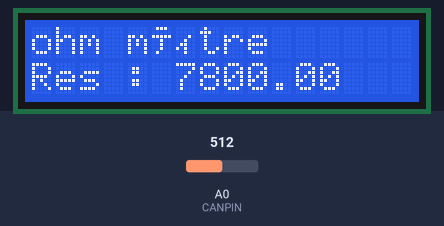
Simulated run of this sketch. Board: Arduino Uno, built with avr-gcc and run on an emulated ATmega328P. Parts: 16×2 character LCD. The inputs (shaded band) are chosen by the test bench; at power-on: A0 (CANPIN) = 512.

Above: at 3.7 s.
3.8 s: A0 (CANPIN) set to 0
At 5.0 s:
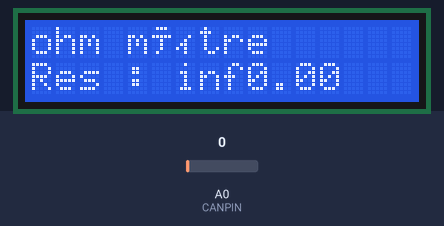
5.3 s: A0 (CANPIN) set to 122
At 6.4 s:
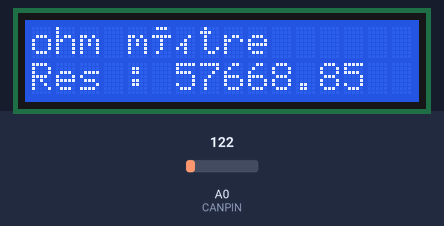
6.8 s: A0 (CANPIN) set to 306
At 7.5 s:
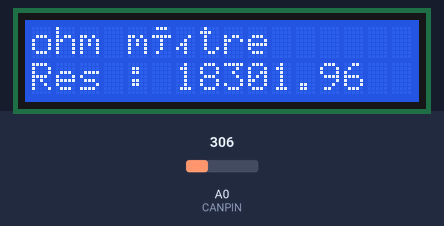
Timing chart, 0 to 9.8 s (numbered marks = the images above; inputs shaded):
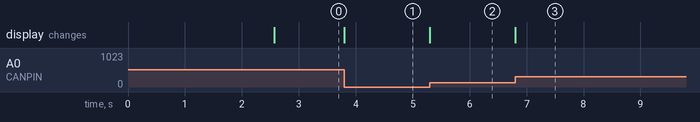

Measured:
- after the input at 3.8 s, the display: changes at once (image 1)
- after the input at 5.3 s, the display: changes at once (image 2)
- after the input at 6.8 s, the display: changes at once (image 3)

The sketch:

tp6.ino
```cpp
/*
  Fonctionne avec tous les LCD compatible contrôleur Hitachi HD44780.
  Le circuit:
   LCD RS pin -> digital pin 12
   LCD Enable pin -> digital pin 11
   LCD D4 pin -> digital pin 5
   LCD D5 pin -> digital pin 4
   LCD D6 pin -> digital pin 3
   LCD D7 pin -> digital pin 2
   LCD R/W pin -> ground
   LCD VSS pin -> ground
   LCD VCC pin -> 5V
   220 résistance : pour la led d’allumage du lcd
   10K potentiomètre : pour le contraste du lcd
   +5V -> pot ->  gnd
      |
   LCD VO pin (pin 3)
*/

#include <LiquidCrystal.h>
#define CANPIN A0
// initialisation de la librairie
const int rs = 12, en = 11, d4 = 7, d5 = 6, d6 = 5, d7 = 4;
LiquidCrystal lcd(rs, en, d4, d5, d6, d7);

float R1 = 7800.0F;
float VIN = 5.0F;

void setup()
{
    // set up du lcd avec dimensions
    lcd.begin(16, 2);
    // Ecrire un message
    lcd.print("arduino");
    // positionner le curseur d'écriture
    lcd.setCursor(7, 1);
    lcd.print("ohm mètre");
    delay(2500);
    // vider l'écran
    lcd.clear();
    lcd.setCursor(0, 0);
    lcd.print("ohm mètre");
    lcd.setCursor(0, 1);
    lcd.print("Res : ");
}

void loop()
{
    // récupérer la tensions aux bornes de R2
    int canValue = analogRead(CANPIN);
    // tension en A3
    float vOut = canValue * (VIN / 1024);
    // calcul:
    // vOut=(R1/(R1+R2)) * VIN
    // r2=R1 * ( VIN / vOut) -R1
    float r2 = R1 * (VIN / vOut) - R1;
    lcd.setCursor(6, 1);
    lcd.print(r2);
}
```
